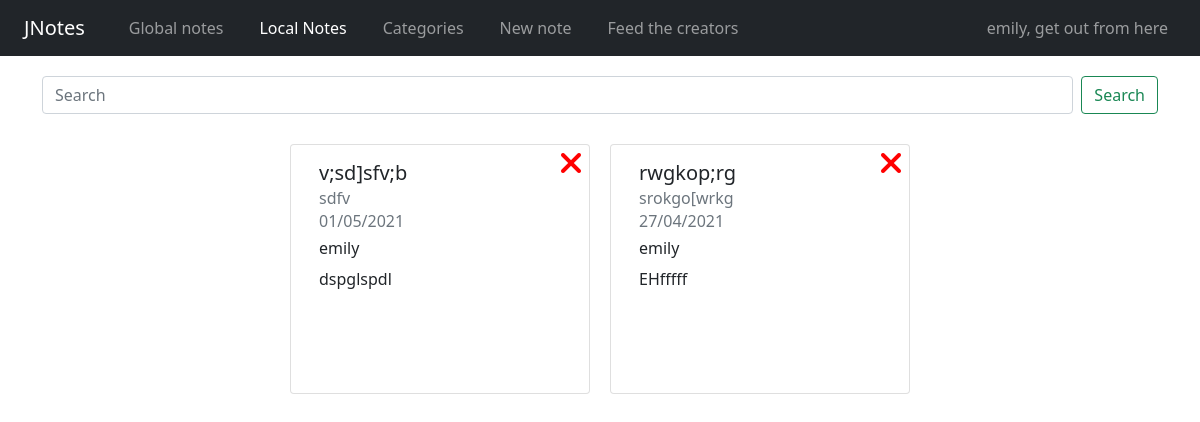
The app's page /home/ (signed in), older data.
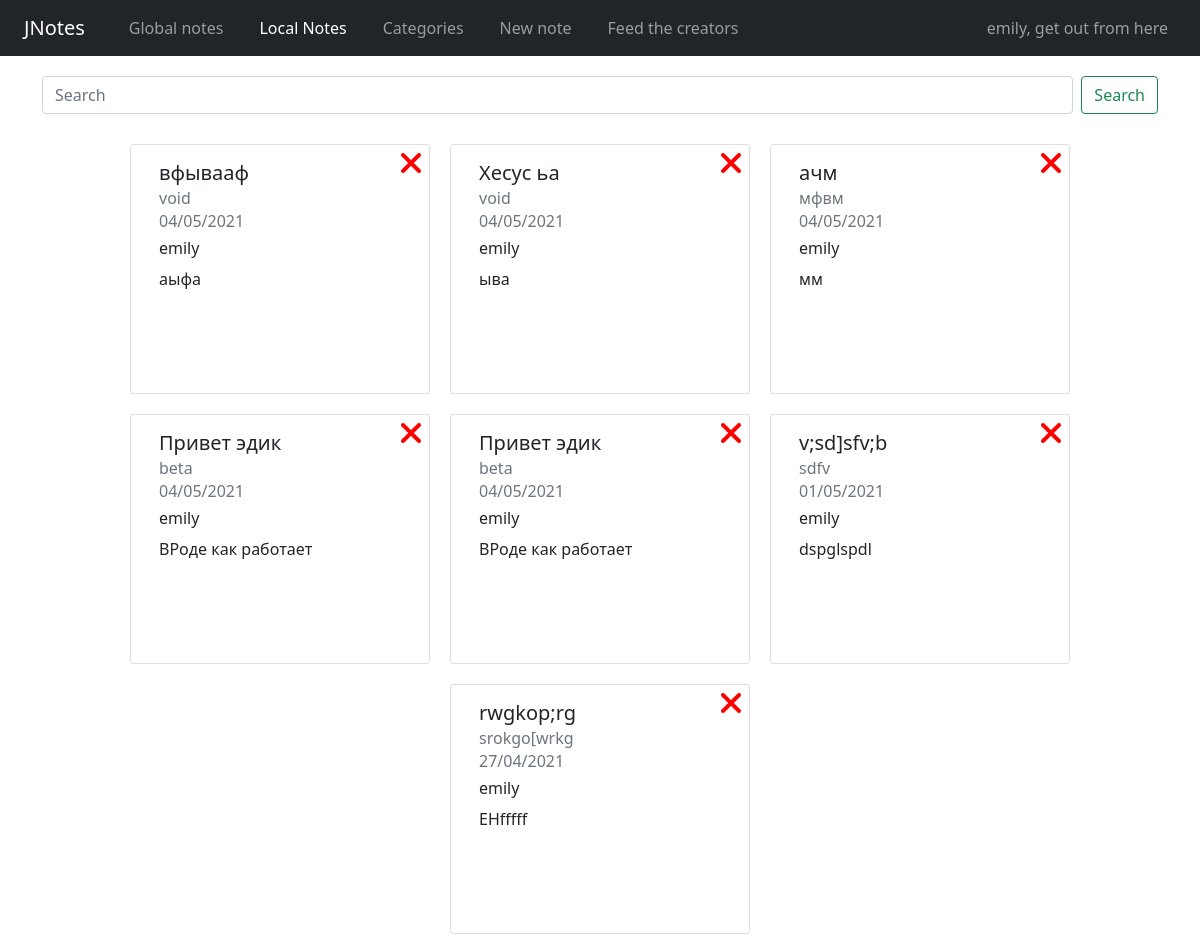
The same page, newer data.
### notes/models.py (models this page shows, shortened)
class Note(models.Model):
    author = models.ForeignKey(User, on_delete=models.CASCADE,null=True)
    title_note = models.CharField(blank=True, max_length=150, verbose_name='Заголовок')
    category_note = models.ForeignKey(Category, blank=True, on_delete=models.CASCADE, verbose_name='категория')
    content_note = models.TextField(blank=True, verbose_name='Контент')
    date_note = models.DateTimeField(auto_now_add=True, verbose_name='Дата создания')
    class Meta:
        verbose_name = 'Заметка'
        verbose_name_plural = 'Заметки'
        ordering = ['-date_note']

class Category(models.Model):
    name = models.CharField(max_length=255,  unique=True, editable=True)
    def __str__(self):
        return self.name
    class Meta:
        verbose_name = 'Категория'
        verbose_name_plural = 'Категории'
        ordering = ['name']

### notes/views.py (the view)
# urls.py: path('home/', HomeView.as_view(), name='home'),
class HomeView(ListView):
    model = Note
    template_name = 'notes/home.html'
    ordering = ['-date_note']
    context_object_name = 'notes_list'
    def get_queryset(self):
        if self.request.user.is_active:
            return Note.objects.filter(author=self.request.user).select_related('category_note')

### notes/templates/notes/home.html (shortened to what this page needs)
{% extends 'base.html' %}
{% load static %}
{% block content %}
<link rel="stylesheet" href="{% static 'css/home.css' %}">
{% include 'inc/_search_field.html' %}
<div class="container card-container">
    <div class="row justify-content-center">
    {% if notes_list %}
        {% for post in notes_list %}
        <div onclick="window.location='{% url 'notes:note-detail' post.pk %}'" class="card col-md-12 col-12x">
            <div class="card-body">
                <div class="card-delete">
                    <a href="{% url 'notes:note-delete' post.pk %}">
                        <i class="fas fa-times fa-2x"></i>
                    </a>
                </div>
                <h5 class="card-title">{{ post.title_note }}</h5>
                <h6 class="card-subtitle mb-2 text-muted">{{ post.category_note }}</h6>
                <h6 class="card-subtitle mb-2 text-muted">{{ post.date_note|date:"d/m/Y" }}</h6>
                <h6>{{ post.author }}</h6>
                <p class="card-text">{{ post.content_note|truncatechars:150 }}</p>
            </div>
        </div>
        {% endfor %}
        {% else %}
        <p class="h1 justify-content">ahahahahahahah</p>
        {% endif %}
    </div>
</div>
{% endblock %}

### templates/base.html (shortened to what this page needs)
<!DOCTYPE html>
{% load static %}
<html lang="en">
<head>
    {% load static %}
    <link rel="stylesheet" href="{% static 'bootstrap-5/css/bootstrap.min.css' %}">
    <link rel="stylesheet" href="{% static 'css/base.css' %}">
</head>
<body>
<header>
    {% include 'inc/_nav.html' %}
</header>
<main>
    {% block content %}
    {% endblock %}
</main>
</body>
</html>

### templates/inc/_nav.html (shortened to what this page needs)
<div class="container-fluid">
    <div class="row">
        <div class="col-12" style="padding:0">
            <nav class="navbar navbar-expand-lg navbar-dark bg-dark">
                <div class="container-fluid">
                    <a class="navbar-brand" href="{% url 'notes:home' %}">JNotes</a>
                    <div class="collapse navbar-collapse" id="navbarSupportedContent">
                        {% with request.resolver_match.url_name as url_name %}
                        <ul class="navbar-nav me-auto mb-2 mb-lg-0">
                            <li class="nav-item">
                                <a class="nav-link" aria-current="page" href="#">Global notes</a>
                            </li>
                            {% if request.user.is_authenticated %}
                            <li class="nav-item">
                                <a class="nav-link {% if url_name == 'home' %}active{% endif %}" aria-current="page"
                                   href="{% url 'notes:home' %}">Local Notes</a>
                            </li>
                            <li class="nav-item">
                                <a class="nav-link {% if url_name == 'categories-view' %}active{% endif %}"
                                   href="{% url 'notes:categories-view' %}">Categories</a>
                            </li>
                            <li class="nav-item">
                                <a class="nav-link {% if url_name == 'note-add' %}active{% endif %}"
                                   href="{% url 'notes:note-add' %}">New note</a>
                            </li>
                            <li class="nav-item">
                                <a class="nav-link {% if url_name == 'donation' %}active{% endif %}"
                                   href="{% url 'notes:donation' %}">Feed the creators</a>
                            </li>
                        </ul>
                        <ul class="navbar-nav">
                            <li class="nav-item">
                                <a class="nav-link {% if url_name == 'logout' %}active{% endif %}"
                                   href="{% url 'notes:logout' %}">{{ user.username }}, get out from here</a>
                            </li>
                        </ul>
                        {% endif %}
                    </div>
                </div>
            </nav>
        </div>
    </div>
</div>
{% endwith %}

### templates/inc/_search_field.html
<div class="container sfield-container">
    <div class="row">
        <form class="d-flex">
            <input class="form-control me-2" type="search" placeholder="Search" aria-label="Search">
            <button class="btn btn-outline-success" type="submit">Search</button>
        </form>
    </div>
</div>

### jnotes/static/css/base.css (style rules this page uses)
.nav-item { padding-left: 20px; }
.navbar-brand { vertical-align: middle; }

### notes/static/css/home.css (style rules this page uses)
.card-container { margin-top:20px; }
.sfield-container { margin-top:20px; }
.card { max-width: 300px; max-height: 250px; min-width: 300px; min-height: 250px; margin:10px; }
.card-delete { position: absolute; top: 1%; right: 2%; }
a i { color: red; }

Row changes from the older to the newer data that the page shows:
added Note: title_note "вфывааф", category_note "void", date_note "04/05/2021", author "emily", content_note "аыфа"
added Note: title_note "Хесус ьа", category_note "void", date_note "04/05/2021", author "emily", content_note "ыва"
added Note: title_note "ачм", category_note "мфвм", date_note "04/05/2021", author "emily", content_note "мм"
added Note: title_note "Привет эдик", category_note "beta", date_note "04/05/2021", author "emily", content_note "ВРоде как работает"
added Note: title_note "Привет эдик", category_note "beta", date_note "04/05/2021", author "emily", content_note "ВРоде как работает"
